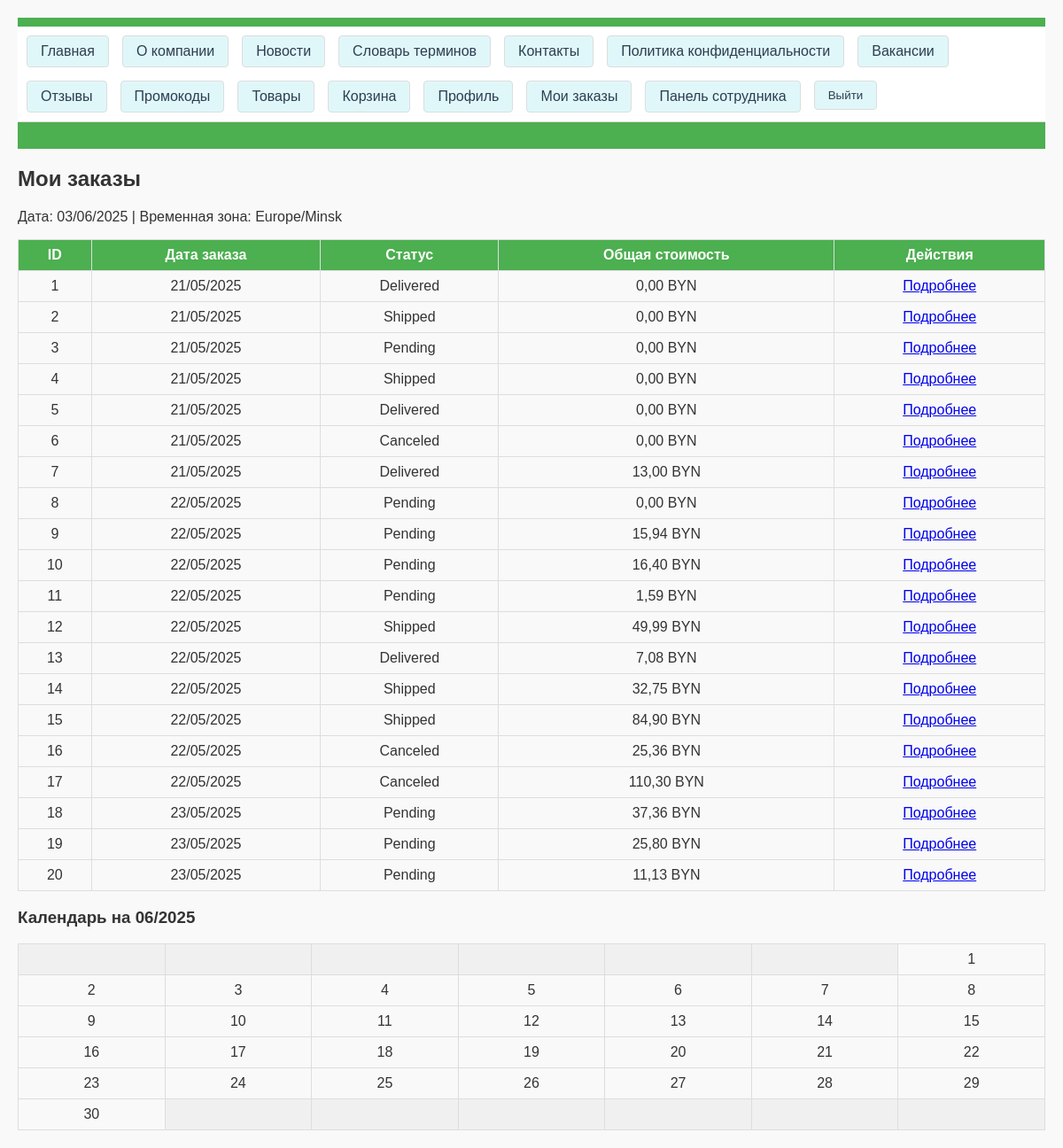
The page /orders/ (signed in) on the database as committed earlier.
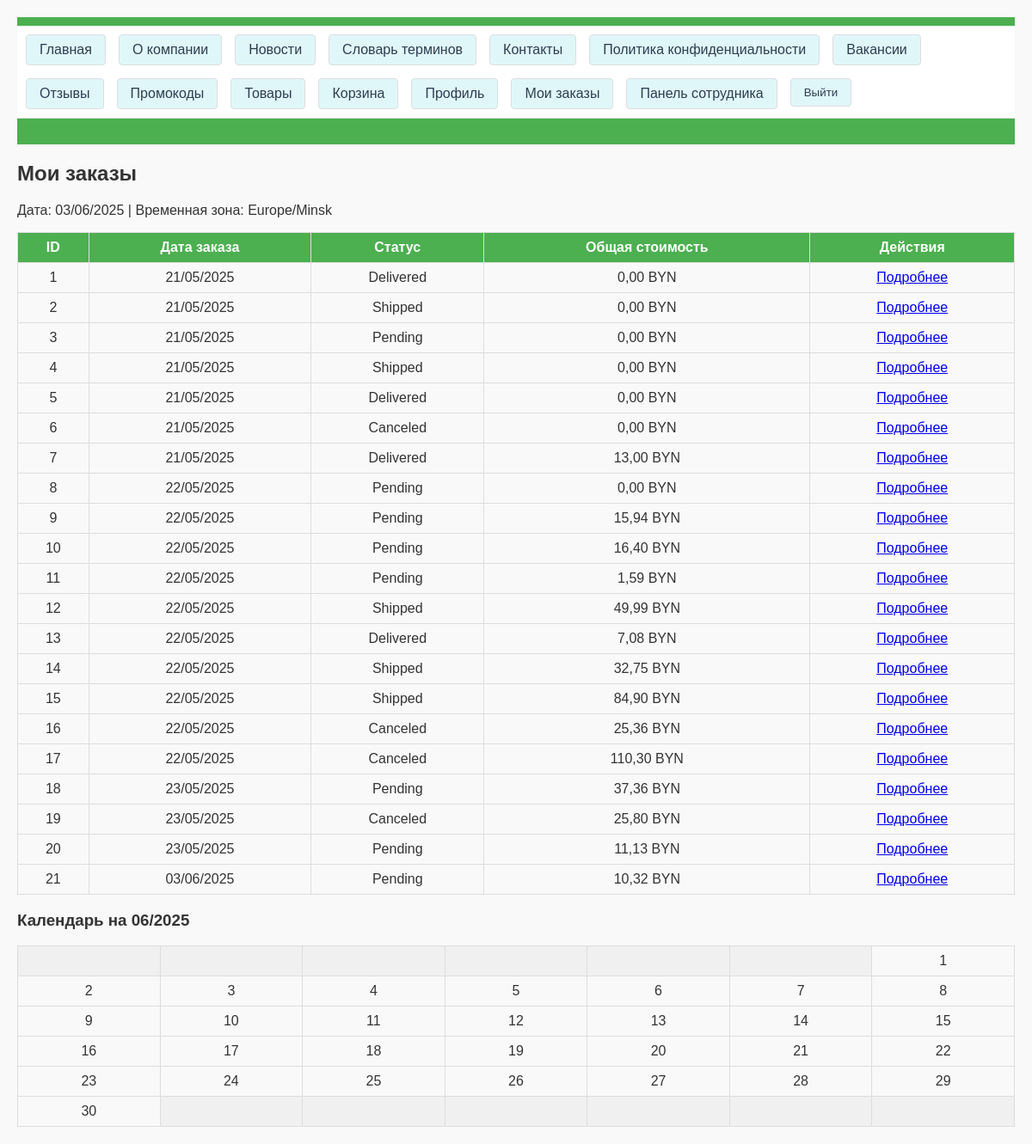
The same page on the database as committed later.
### delivery_app/models.py (models this page shows, shortened)
class Order(models.Model):
    STATUS_CHOICES = (
        ('Pending', 'В ожидании'),
        ('Shipped', 'Отправлен'),
        ('Delivered', 'Доставлен'),
        ('Canceled', 'Отменен'),
    )
    DELIVERY_METHODS = (
        ('pickup', 'Самовывоз'),
        ('courier', 'Курьер'),
    )
    client = models.ForeignKey(Client, on_delete=models.CASCADE, related_name='orders')
    employee = models.ForeignKey(Employee, on_delete=models.SET_NULL, null=True, blank=True, related_name='handled_orders')
    pickup_point = models.ForeignKey(PickupPoint, on_delete=models.SET_NULL, null=True, blank=True, related_name='orders')
    status = models.CharField(max_length=20, choices=STATUS_CHOICES, default='Pending')
    date_ordered = models.DateTimeField(auto_now_add=True)
    date_delivered = models.DateTimeField(null=True, blank=True)
    delivery_cost = models.DecimalField(max_digits=10, decimal_places=2, default=Decimal('0.00'))
    delivery_method = models.CharField(max_length=20, choices=DELIVERY_METHODS, default='pickup')
    delivery_address = models.CharField(max_length=200, blank=True, help_text="Адрес доставки для курьера")
    promocode = models.ForeignKey(PromoCode, on_delete=models.SET_NULL, null=True, blank=True, related_name='orders')  # Новая связь
    @property
    def total_cost(self):
        base_total = sum(Decimal(str(item.quantity)) * item.price for item in self.orderitem_set.all())
        total = base_total + self.delivery_cost
        return total.quantize(Decimal('0.01'), rounding=ROUND_HALF_UP)

class OrderItem(models.Model):
    order = models.ForeignKey(Order, on_delete=models.CASCADE, related_name='orderitem_set')
    product = models.ForeignKey(Product, on_delete=models.CASCADE, related_name='order_items')
    quantity = models.DecimalField(max_digits=10, decimal_places=2)
    price = models.DecimalField(max_digits=10, decimal_places=2)

### delivery_app/views.py (the view, shortened to what this page needs)
# urls.py: path('orders/', views.OrderListView.as_view(), name='order_list'),
class OrderListView(LoginRequiredMixin, ListView):
    model = Order
    template_name = 'delivery_app/order_list.html'
    context_object_name = 'orders'
    def get_queryset(self):
        user = self.request.user
        if user.is_superuser:
            return Order.objects.all()  # Суперпользователь видит все заказы
    def get_context_data(self, **kwargs):
        context = super().get_context_data(**kwargs)
        context['current_date'] = timezone.now().strftime('%d/%m/%Y')
        context['timezone'] = 'Europe/Minsk'
        context['calendar'] = calendar.monthcalendar(timezone.now().year, timezone.now().month)
        return context

### delivery_app/templates/delivery_app/order_list.html (shortened to what this page needs)
{% extends "delivery_app/base.html" %}
{% block content %}
<h2>Мои заказы</h2>
<p>Дата: {{ current_date }} | Временная зона: {{ timezone }}</p>
{% if orders %}
    <table border="1">
        <thead>
            <tr>
                <th>ID</th>
                <th>Дата заказа</th>
                <th>Статус</th>
                <th>Общая стоимость</th>
                <th>Действия</th>
            </tr>
        </thead>
        <tbody>
            {% for order in orders %}
            <tr>
                <td>{{ order.id }}</td>
                <td>{{ order.date_ordered|date:'d/m/Y' }}</td>
                <td>{{ order.status }}</td>
                <td>{{ order.total_cost|floatformat:2 }} BYN</td>
                <td><a href="{% url 'delivery_app:order_detail' order.id %}">Подробнее</a></td>
            </tr>
            {% endfor %}
        </tbody>
    </table>
{% else %}
    <p>У вас нет заказов.</p>
{% endif %}
<h3>Календарь на {{ current_date|slice:"3:10" }}</h3>
<table border="1">
    {% for week in calendar %}
    <tr>
        {% for day in week %}
        <td{% if day == 0 %} class="empty"{% endif %}>
            {{ day|default:"" }}
        </td>
        {% endfor %}
    </tr>
    {% endfor %}
</table>
{% endblock %}

Rows that differ between the two databases and show on the page:
changed Order id 19: status "Pending" → "Canceled"
added Order: id "21", date_ordered "03/06/2025", status "Pending", total_cost "10,32"
